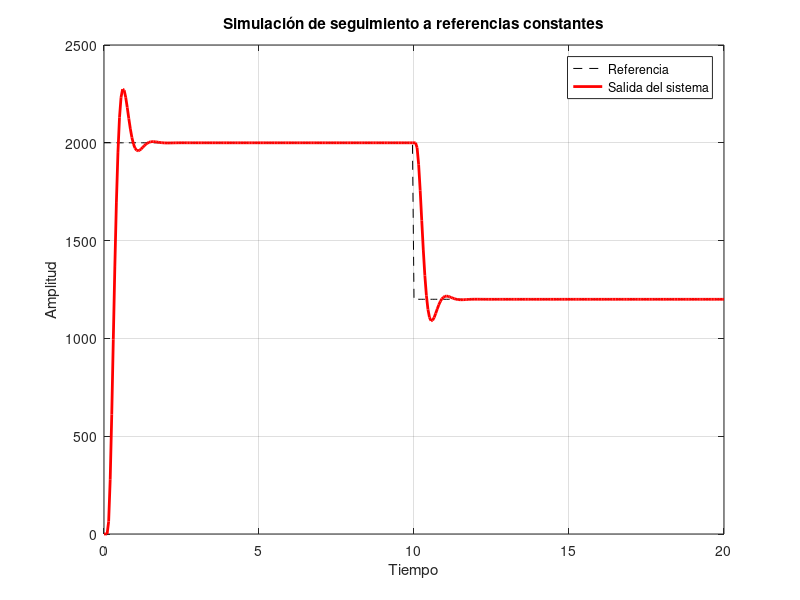

Recreate this plot in MATLAB.
clc; clear all; close all;

%Definir el modelo en espacio de estados en su versión Controlable
% G = [0 1; -0.3438 1.245];
% H = [0;1];
% C = [31.58 26.29];
T = 50e-3;

G = [0.6247 0.0249; 1 0];
H = [1;0];
C = [176.4298 265.2702];
%======================================================================
%                       DISENO DEL CONTROLADOR
%======================================================================
%Definir polos a emplear
tss = 0.5;
p1 = -5.0093;
p2 = -3.9668 + 1i*3.7845;
p3 = -3.9668 - 1i*3.7845;

%Nor5malización de polos
p1 = p1/tss;p2=p2/tss;p3=p3/tss;

%Discretizacion de polos
z1 = exp(T*p1);z2=exp(T*p2);z3=exp(T*p3);

%z1 = 0;z2=z1;z3=z1;
%Calculo de matrices cap
Gcap = [G H; 0 0 0];
Hcap = [0;0;1];

%Empleo de algoritmo de Ackerman
Kcap = acker(Gcap, Hcap, [z1 z2 z3]);


%Calcular las gancias K2  y K1
K2K1 = (Kcap + [0 0 1]) * [G - eye(2) H ; C*G C*H]^(-1);
K2 = K2K1(1:2);
K1 = K2K1(end);

%======================================================================
%                  DISEÑO DEL OBSERVADOR DE ESTADOS
%======================================================================
%Polos destinados al observador (T=50ms, deadbeat)
Ke = acker(G', C', [0 0]);


%======================================================================
%                            SIMULACION
%======================================================================

%Tiempo de simulacion
ts = 20;
N = round(ts/T);

%Simulacion

r =2000*ones(1,N+1);   %Valor de referencia
r(round(length(r)/2):end) = 1200*ones(round(length(r)/2),1);

x(:,2) = [0;0];       %Condiciones iniciales de los estados
v(1) = 0;             %Condicion inicial del acumulador
y(2) = 0;             %Condicion inicial de la salida de la planta

xe(:,2) = [0;0];       %Condiciones iniciales del observador
ve(1) = 0;             %Condicion inicial del observador
ye(2) = 0;             %Condicion inicial del observador



for k = 2: N
    %*************SIN OBSERVADOR*******************************
    v(k) = v(k-1) + r(k) - y(k);
    u(k) = -K2*x(:,k) + K1*v(k);
    %Simulacion de la planta
    x(:,k+1) = G*x(:,k) + H*u(k);
    y(k+1) = C*x(:,k);

    %*************CON OBSERVADOR*******************************
    ve(k) = ve(k-1) + r(k) - ye(k);
    ue(k) = -K2*xe(:,k) + K1*ve(k);
    xe(:,k+1) = G*xe(:,k) + H*ue(k) + Ke'*( ye(k) - C*xe(:,k) );
    %Simulacion de la salida dxe la planta
    ye(k+1) = C*xe(:,k+1);
    
end

%Visualización de resultados
t = 0 : T : N*T;
figure()
plot(t,r,'r--','Color','k'); hold on;
plot(t,y,'LineWidth',2,'Color','red');
grid on;
title('Simulación de seguimiento a referencias constantes')
legend('Referencia','Salida del sistema')
xlabel('Tiempo')
ylabel('Amplitud')
